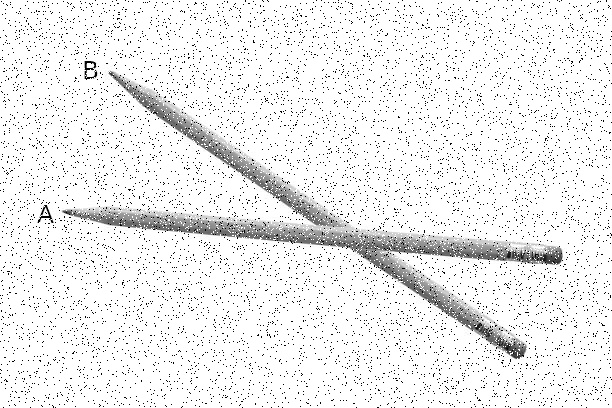
#> input picture 2_pencils.jpg, 612 x 408 px, found by its file name
$ jupyter execute --allow-errors main.ipynb
#> lines starting #> are read from the running program, lines starting #| are printed output that depends on the picture; after the words box and inside, x2 and y2 are one past the last pixel; in counts of white or black regions, pixels touching at a corner belong together; long printed decimals are rounded
# --------------------------- Method 1 -------------------------------

[cell 1]
#importing required libraries
import cv2
import numpy as np
import matplotlib.pyplot as plt
from math import atan2, degrees

[cell 2]
# Load the image
image_path = r"D:/OpenCV Assignment/2_pencils.jpg"

#> (a cell that did not finish here is left out)

#> (a cell that did not finish here is left out)

#> (a cell that did not finish here is left out)

[cell 6]
# def a function to calculate the length of a line
def line_length(line):
    x1, y1, x2, y2 = line
    return np.sqrt((x2 - x1) ** 2 + (y2 - y1) ** 2)

#> (a cell that did not finish here is left out)

[cell 8]
# Display the image with lines using Matplotlib
plt.figure(figsize=(10, 10))
#> (the rest of this cell did not finish here and is left out)

#  ---------------------------------Method 2 ---------------------------------

[cell 9]
import cv2
import numpy as np
import matplotlib.pyplot as plt
from math import atan2, degrees

# Load the image
image_path = r"D:/OpenCV Assignment/2_pencils.jpg"
image = cv2.imread(image_path, cv2.IMREAD_GRAYSCALE)
#> image is the input picture: shape (408, 612); min 0, max 255, mean 238

#applying the medianBlur to remove the nosie
image = cv2.medianBlur(image, 3)
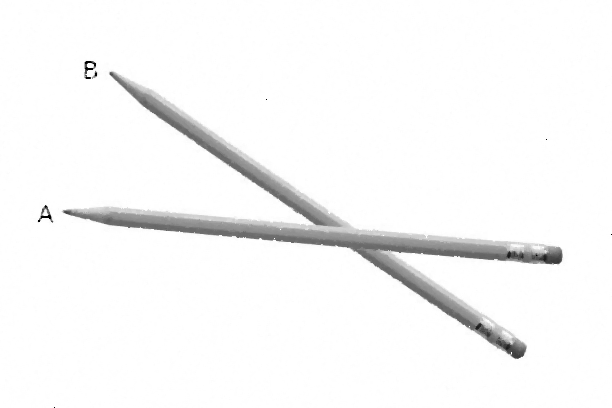
#> image: shape (408, 612); min 0, max 255, mean 247.1

# apply edge detection
edges = cv2.Canny(image, 50, 150, apertureSize=3)  # Adjusted edge detection parameters
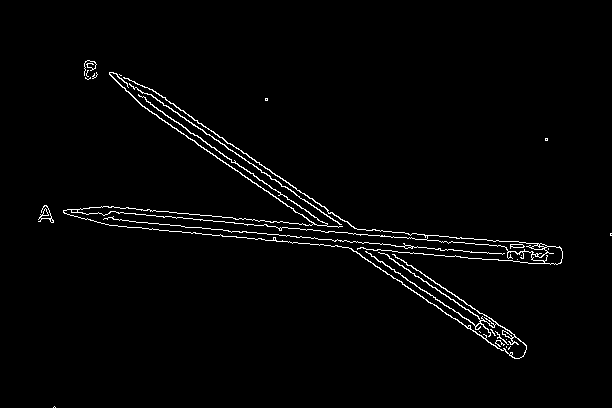
#> edges: shape (408, 612); 1.9% white in thin lines or dots, all inside (x1, y1, x2, y2) = (38, 60, 612, 408)

# display the edges image using Matplotlib
plt.figure(figsize=(8, 6))
plt.imshow(edges, cmap='gray')
plt.title('Edge Detection Result')
plt.axis('off')
plt.show()

[cell 10]
# Detect lines using Hough Line Transform
lines = cv2.HoughLinesP(edges, 1, np.pi / 180, threshold=100, minLineLength=50, maxLineGap=20)
#> lines = 16 rows, first 6: [146, 93, 526, 349], [142, 85, 523, 342], [110, 211, 562, 251], [101, 206, 559, 246], [154, 107, 339, 232], [109, 225, 554, 264]

# Create a copy of the original image to draw lines
line_image = cv2.cvtColor(image, cv2.COLOR_GRAY2BGR)

# Function to calculate the length of a line (assuming 1 px = 0.1 mm)
def line_length(line):
    x1, y1, x2, y2 = line
    return np.sqrt((x2 - x1) ** 2 + (y2 - y1) ** 2) * 0.1  # Convert length to mm

[cell 11]
# Draw the lines on the image and collect lengths
lengths = []
if lines is not None:
    for line in lines:
        x1, y1, x2, y2 = line[0]
        cv2.line(line_image, (x1, y1), (x2, y2), (0, 255, 0), 2)
        lengths.append(line_length(line[0]))
#> this loop made 16 passes
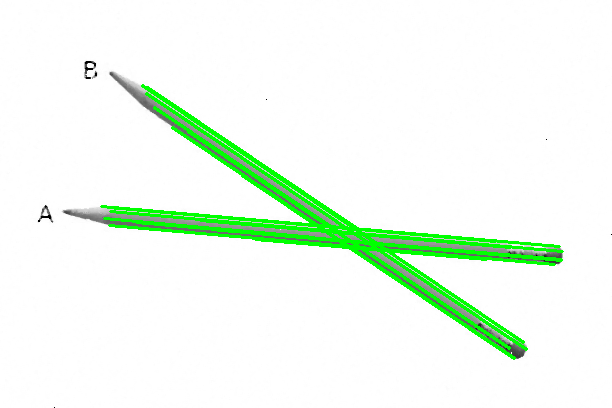
#> line_image: shape (408, 612, 3); mean B, G, R 238.3, 251.2, 238.3
#> after the loop, lengths = [45.82, 45.96, 45.38, 45.97, 22.33, 44.67, 38.75, 21.09, 32.56, 41.27, 35.14, 42.66, 25.43, 31.12, 38.85, 23.19]

    # Sorting lines
    sorted_lines = sorted(lines, key=lambda x: line_length(x[0]), reverse=True)
#> sorted_lines = 16 items, first 6: [[101, 206, 559, 246]], [[142, 85, 523, 342]], [[146, 93, 526, 349]], [[110, 211, 562, 251]], [[109, 225, 554, 264]], [[136, 222, 561, 259]]
    longest_lines = sorted_lines[:2]
#> longest_lines = [[[101, 206, 559, 246]], [[142, 85, 523, 342]]]

    # Calculate the angles
    def angle_between_lines(line1, line2):
        x1, y1, x2, y2 = line1[0]
#> x1 = 101; y1 = 206; x2 = 559; y2 = 246
        x3, y3, x4, y4 = line2[0]
#> x3 = 142; y3 = 85; x4 = 523; y4 = 342
        angle1 = atan2(y2 - y1, x2 - x1)
#> angle1 = 0.0871
        angle2 = atan2(y4 - y3, x4 - x3)
#> angle2 = 0.593
        return abs(degrees(angle1 - angle2))

    if len(longest_lines) >= 2:
        angle = angle_between_lines(longest_lines[0], longest_lines[1])
#> angle = 29.01
    else:
        angle = None


    # Highlight the intersection region
    if len(longest_lines) >= 2:
        x1, y1, x2, y2 = longest_lines[0][0]
#> x1 = 101; y1 = 206; x2 = 559; y2 = 246
        x3, y3, x4, y4 = longest_lines[1][0]
#> x3 = 142; y3 = 85; x4 = 523; y4 = 342

        # Calculate intersection polygon
        intersection_pts = cv2.fitLine(np.array([(x1, y1), (x2, y2), (x3, y3), (x4, y4)]), cv2.DIST_L2, 0, 0.01, 0.01)
#> intersection_pts = [0.943, 0.334, 331.2, 219.8]
        vx, vy, x0, y0 = intersection_pts
#> vx = [0.943]; vy = [0.334]; x0 = [331.2]; y0 = [219.8]
        slope = vy / vx
#> slope = [0.354]
        y_intercept = y0 - slope * x0
#> y_intercept = [102.5]

        # Determine polygon points
        x_min = min(x1, x2, x3, x4)
#> x_min = 101
        x_max = max(x1, x2, x3, x4)
#> x_max = 559
        y_min = int(slope * x_min + y_intercept)
#> y_min = 138
        y_max = int(slope * x_max + y_intercept)
#> y_max = 300

        intersection_polygon = np.array([[x_min, y_min], [x_max, y_max], [x3, y3], [x4, y4]])
#> intersection_polygon = [[101, 138], [559, 300], [142, 85], [523, 342]]

        # Draw polygon on the line image
        cv2.polylines(line_image, [intersection_polygon], isClosed=True, color=(0, 0, 255), thickness=2)
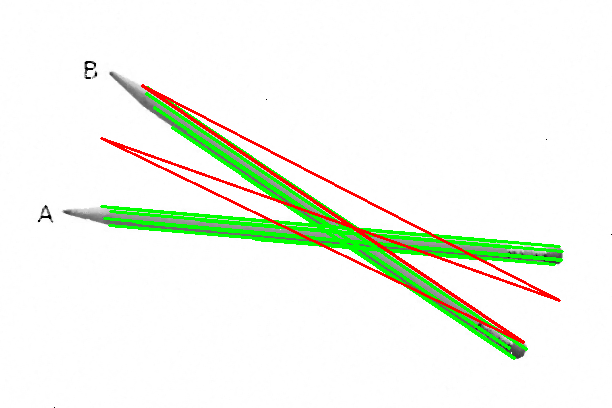
#> line_image: shape (408, 612, 3); 2.07% of pixels changed, all inside (x1, y1, x2, y2) = (100, 84, 561, 344)

else:
    lengths = []
    angle = None

[cell 12]
# Display the image with lines and intersection highlighted using Matplotlib
plt.figure(figsize=(10, 10))
plt.imshow(cv2.cvtColor(line_image, cv2.COLOR_BGR2RGB))
plt.title('Lines Detected using Hough Transform')
plt.axis('off')
plt.show()

print("Length of pencil A:", lengths[0] if len(lengths) > 0 else "Not detected")
#| Length of pencil A: 45.819
print("Length of pencil B:", lengths[1] if len(lengths) > 1 else "Not detected")
#| Length of pencil B: 45.958
print("Angle between the pencils:", angle if angle is not None else "Not detected")
#| Angle between the pencils: 29.010

# ----------------------------------- Method 3 ---------------------------------

[cell 13]
import cv2
import numpy as np
import matplotlib.pyplot as plt

# Load the image
image_path = r"D:/OpenCV Assignment/2_pencils.jpg"
image = cv2.imread(image_path)

[cell 14]
# Apply median blur to the image
blurred = cv2.medianBlur(image, 5)

# Display the blurred image
plt.figure(figsize=(8, 6))
plt.imshow(cv2.cvtColor(blurred, cv2.COLOR_BGR2RGB))
plt.title('Blurred Image')
plt.axis('off')
plt.show()

[cell 15]
# Convert the blurred image to grayscale
gray = cv2.cvtColor(blurred, cv2.COLOR_BGR2GRAY)

# Display the grayscale image
plt.figure(figsize=(8, 6))
plt.imshow(gray, cmap='gray')
plt.title('Grayscale Image')
plt.axis('off')
plt.show()

[cell 16]
# Thresholding to separate pencils from background
_, thresh = cv2.threshold(gray, 200, 255, cv2.THRESH_BINARY_INV)
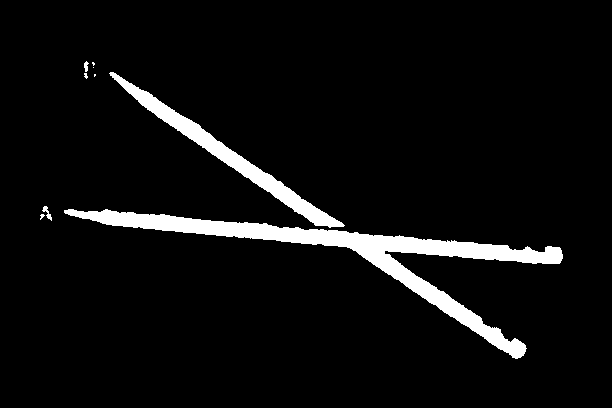
#> thresh: shape (408, 612); 5.6% white; 9 white regions (5 under 20 px)

# Display the thresholded image
plt.figure(figsize=(8, 6))
plt.imshow(thresh, cmap='gray')
plt.title('Thresholded Image')
plt.axis('off')
plt.show()

[cell 17]
# Find contours of pencils
contours, _ = cv2.findContours(thresh, cv2.RETR_EXTERNAL, cv2.CHAIN_APPROX_SIMPLE)
#> contours = 9 contours, 5 with area under 20; largest, box (x1, y1, x2, y2) and area: (64, 209, 563, 359) 9494, (109, 72, 345, 228) 3522, (42, 206, 52, 221) 38, (84, 61, 89, 72) 24

# Display the image with detected contours
contour_image = np.copy(image)
cv2.drawContours(contour_image, contours, -1, (0, 255, 0), 2)
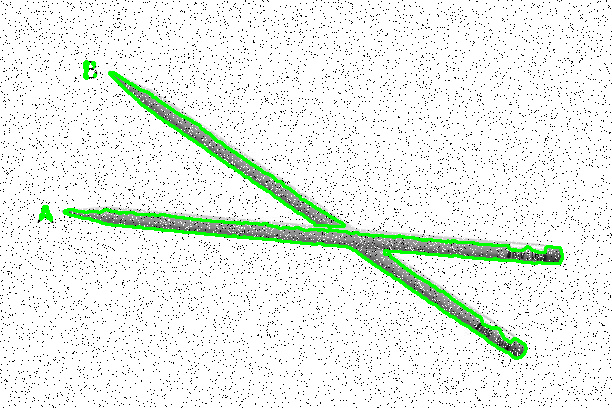
#> contour_image: shape (408, 612, 3); 2.82% of pixels changed, all inside (x1, y1, x2, y2) = (39, 60, 564, 360)

plt.figure(figsize=(10, 8))
plt.imshow(cv2.cvtColor(contour_image, cv2.COLOR_BGR2RGB))
plt.title('Contours Detected')
plt.axis('off')
plt.show()

[cell 18]
# Create copy of the original image for drawing
line_image = image.copy()

# def function to calculate the length of a contour (assuming 1 px = 0.1 mm)
def contour_length(contour):
    x, y, w, h = cv2.boundingRect(contour)
    return max(w, h) * 0.1  # Use the maximum dimension of the bounding box as length

# Draw contours and measure lengths
lengths = []
for contour in contours:
    cv2.drawContours(line_image, [contour], -1, (0, 255, 0), 2)
    length = contour_length(contour)
    lengths.append(length)
#> this loop made 9 passes
#> (x in contour_length, y in contour_length, w in contour_length, h in contour_length, length) on passes 1, 2, 3, 5, 6, 7, 8, 9: (40, 214, 5, 6, 0.6), (64, 209, 499, 150, 49.9), (42, 206, 10, 15, 1.5), (84, 73, 4, 6, 0.6), (109, 72, 236, 156, 23.6), (93, 67, 1, 1, 0.1), (92, 62, 3, 4, 0.4), (84, 61, 5, 11, 1.1)
#> (contour, x in contour_length, y in contour_length, w in contour_length, h in contour_length, length) on pass 4: ([[94, 74], [94, 76], [95, 75], [95, 74]], 94, 74, 2, 3, 0.3)
#> after the loop, lengths = [0.6, 49.9, 1.5, 0.3, 0.6, 23.6, 0.1, 0.4, 1.1]

[cell 19]
if len(lengths) >= 2:
    # Sort lengths in descending order and keep the two longest
    lengths_sorted = sorted(lengths, reverse=True)
#> lengths_sorted = [49.9, 23.6, 1.5, 1.1, 0.6, 0.6, 0.4, 0.3, 0.1]
    longest_lengths = lengths_sorted[:2]
#> longest_lengths = [49.9, 23.6]


    longest_contours = []
    for length in longest_lengths:
        for contour in contours:
            if contour_length(contour) == length:
                longest_contours.append(contour)
                break
#> this loop made 2 passes
#> length on passes 1 to 2: 49.9, 23.6
#> after the loop, longest_contours = 2 contours; box (x1, y1, x2, y2) and area: (64, 209, 563, 359) 9494, (109, 72, 345, 228) 3522

    # Calculate the angles
    def angle_between_contours(contour1, contour2):
        rect1 = cv2.minAreaRect(contour1)
#> rect1 = ((308.9, 283.3), (114.6, 500.3), -85.24)
        rect2 = cv2.minAreaRect(contour2)
#> rect2 = ((224.1, 152.5), (17.5, 279.8), -55.58)
        angle1 = rect1[2]
#> angle1 = -85.24
        angle2 = rect2[2]
#> angle2 = -55.58
        return abs(angle1 - angle2)

    angle = angle_between_contours(longest_contours[0], longest_contours[1])
#> angle = 29.66
else:
    angle = None

[cell 20]
# Highlight the intersection region
if len(longest_contours) >= 2:
    # Get bounding boxes of the two longest contours
    x1, y1, w1, h1 = cv2.boundingRect(longest_contours[0])
#> x1 = 64; y1 = 209; w1 = 499; h1 = 150
    x2, y2, w2, h2 = cv2.boundingRect(longest_contours[1])
#> x2 = 109; y2 = 72; w2 = 236; h2 = 156

    # Calculate intersection region
    intersection_x = max(x1, x2)
#> intersection_x = 109
    intersection_y = max(y1, y2)
#> intersection_y = 209
    intersection_w = min(x1 + w1, x2 + w2) - intersection_x
#> intersection_w = 236
    intersection_h = min(y1 + h1, y2 + h2) - intersection_y
#> intersection_h = 19

    # Draw rectangle around intersection region
   # cv2.rectangle(line_image, (intersection_x, intersection_y), (intersection_x + intersection_w, intersection_y + intersection_h), (0, 0, 255), 2)

[cell 21]
# Display the image with contours and intersection highlighted
plt.figure(figsize=(10, 10))
plt.imshow(cv2.cvtColor(line_image, cv2.COLOR_BGR2RGB))
plt.title('Pencils Detected and Intersection Highlighted')
plt.axis('off')
plt.show()

#print("Length of pencil A:", lengths[0] if len(lengths) > 0 else "Not detected")
print("Length of pencil B:", lengths[1] if len(lengths) > 1 else "Not detected")
#| Length of pencil B: 49.900
print("Angle between the pencils:", angle if angle is not None else "Not detected")
#| Angle between the pencils: 29.660
